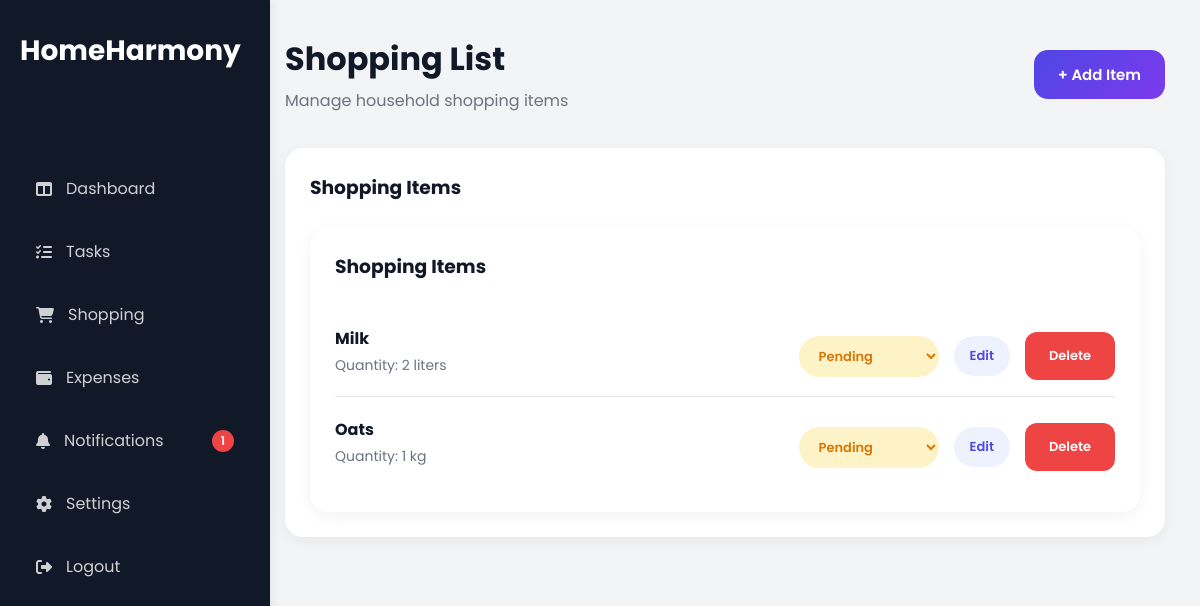
Page /shopping (signed in) on the committed database.
### app/models/shopping_model.py (models this page shows)
class ShoppingItem(db.Model):
    __tablename__ = "shopping_items"
    id = db.Column(
        db.Integer,
        primary_key=True
    )
    item_name = db.Column(
        db.String(100),
        nullable=False
    )
    quantity = db.Column(
        db.String(50)
    )
    status = db.Column(
        db.String(20),
        default="Pending"
    )
    household_id = db.Column(
        db.Integer,
        db.ForeignKey("households.id")
    )

### app/shopping/routes.py (the view)
@shopping_bp.route("/shopping")
@login_required
def shopping_list():
    items = ShoppingItem.query.filter_by(
        household_id=current_user.household_id
    ).all()
    return render_template(
        "shopping/shopping_list.html",
        items=items
    )

### app/models/user_model.py (called while the page is built)
@login_manager.user_loader
def load_user(user_id):
    return User.query.get(int(user_id))

### app/templates/shopping/shopping_list.html (shortened to what this page needs)
{% extends "layout/base.html" %}
{% block content %}
<div class="topbar">
    <div>
        <h1>
            Shopping List
        </h1>
        <p>
            Manage household shopping items
        </p>
    </div>
    <a
    href="/create-shopping"
    class="create-btn">
        + Add Item
    </a>
</div>
<div class="card">
    <div class="card-header">
        <h3>
            Shopping Items
        </h3>
    </div>
    <div class="card">
    <div class="card-header">
        <h3>
            Shopping Items
        </h3>
    </div>
    {% if items %}
{% for item in items %}
<div class="task-item">
    <div>
        <h4>
            {{ item.item_name }}
        </h4>
        <p>
            Quantity: {{ item.quantity }}
        </p>
    </div>
    <div class="task-actions">
        <form
        action="{{ url_for('shopping.update_shopping_status',
        item_id=item.id) }}"
        method="POST">
            <select
            name="status"
            class="status-select
            {% if item.status == 'Pending' %}
                pending-status
            {% elif item.status == 'In Progress' %}
                progress-status
            {% else %}
                completed-status
            {% endif %}"
            onchange="this.form.submit()">
                <option value="Pending"
                {% if item.status == "Pending" %}
                selected
                {% endif %}>
                Pending
                </option>
            </select>
        </form>
        <a
        href="{{ url_for(
        'shopping.edit_shopping',
        item_id=item.id
        ) }}"
        class="edit-btn">
            Edit
        </a>
        <a
        href="{{ url_for(
        'shopping.delete_shopping',
        item_id=item.id
        ) }}"
        class="delete-btn"
        onclick="return confirm(
        'Delete this item?'
        )">
            Delete
        </a>
    </div>
</div>
{% endfor %}
{% else %}
<p>
    No shopping items added yet.
</p>
{% endif %}
</div>
</div>
{% endblock %}

### app/static/css/dashboard.css (style rules this page uses)
* { margin: 0; padding: 0; box-sizing: border-box; font-family: "Poppins", sans-serif; }
body { background: #f3f4f6; }
.topbar { display: flex; justify-content: space-between; align-items: center; margin-bottom: 35px; }
.topbar h1 { font-size: 32px; color: #111827; }
.topbar p { color: #6b7280; margin-top: 5px; }
.card { background: white; border-radius: 18px; padding: 25px; box-shadow: 0 4px 15px rgba(0,0,0,0.05); }
.card-header { display: flex; justify-content: space-between; align-items: center; margin-bottom: 25px; }
.card-header h3 { color: #111827; }
.task-item, .expense-item { display: flex; justify-content: space-between; align-items: center; padding: 16px 0; border-bottom: 1px solid #e5e7eb; }
.task-item:last-child, .expense-item:last-child { border-bottom: none; }
.task-item h4, .expense-item h4 { color: #111827; margin-bottom: 4px; }
.task-item p, .expense-item p { color: #6b7280; font-size: 14px; }
.task-actions { display:flex; justify-content:flex-end; gap:15px; }
.create-btn { border:none; padding:12px 22px; border-radius:12px; background:#4f46e5; color:white; font-weight:600; cursor:pointer; text-decoration:none; }
.status-select { border:none; border-radius:999px; padding:10px 18px; font-size:13px; font-weight:600; cursor:pointer; outline:none; min-width:140px; appearance:auto; }
.pending-status { background:#FEF3C7; color:#D97706; }
.task-actions { display:flex; align-items:center; gap:12px; }
.delete-btn { text-decoration:none; background:#fee2e2; color:#dc2626; padding:10px 16px; border-radius:999px; font-size:13px; font-weight:600; transition:.3s; }
.status-select { border:none; border-radius:999px; padding:10px 16px; font-size:13px; font-weight:600; cursor:pointer; min-width:140px; }
.edit-btn { text-decoration:none; background:#EEF2FF; color:#4F46E5; padding:10px 16px; border-radius:999px; font-size:13px; font-weight:600; }
.task-actions { display:flex; justify-content:flex-end; gap:15px; margin-top:10px; }
.create-btn { border:none; text-decoration:none; padding:13px 24px; border-radius:14px; background: linear-gradient( 135deg, #4f46e5, #7c3aed ); color:white; font-size:15px; font-weight:600; cursor:pointer; transition:.3s; }
.delete-btn { text-decoration:none; background:#FEE2E2; color:#DC2626; padding:10px 16px; border-radius:999px; font-size:13px; font-weight:600; }
.delete-btn { background:#ef4444; color:white; text-decoration:none; padding:14px 24px; border-radius:12px; display:flex; align-items:center; justify-content:center; gap:10px; font-weight:600; }

### rows in the picture
ShoppingItem: item_name "Milk", quantity "2 liters", status "Pending"
ShoppingItem: item_name "Oats", quantity "1 kg", status "Pending"

### other values in the picture
{{ unread_notifications }} "1"
